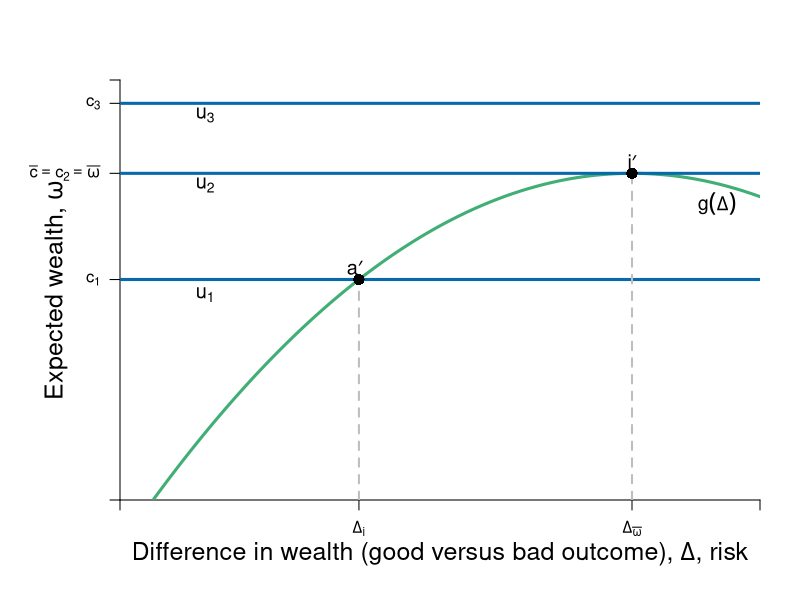

Recreate this plot in R.
require(ggplot2)
require(shape)
pdf(file = "risk/risk_return_neutral.pdf", width = 9, height = 7)

#Set parameters for graphics
axislabelsize <- 1.5
labelsize <- 1.2
graphlinewidth <- 3
segmentlinewidth <- 2
a <- c(2, 4, 6)


COL <- c("#7fc97f", "#beaed4", "#fdc086", "#ffff99", "#386cb0", "#f0027f", "#bf5b17", "#666666")
COLA <- c("#e0f3db", "#99d8c9","#66c2a4","#41ae76", "#238b45", "#005824")
COLB <- c("#c6dbef", "#4eb3d3", "#2b8cbe", "#0868ac","#084081")
COLC <- c("#fcfbfd", "#efedf5", "#dadaeb", "#bcbddc", "#9e9ac8", "#807dba", "#6a51a3", "#54278f", "#3f007d")

par(mar =  c(5, 6, 4, 2))
xlims <- c(0, 15)
ylims <- c(0, 18)

riskreturn <- function(g, int1 = 14, int2 = 4, coeff = 1/3){
  int1 - (int2 - (coeff)*g)^2
}

uA <- function(omega, g, slope = 0.5){
  omega + omega*g  - slope*g^2
}

indiffA <- function(g, intercept = 3, slope = 0.125){
  intercept  + slope*g^2
}


#Plot command 
plot(0, 0, xlim = xlims, ylim = ylims, 
     type = "n",
     xlab = expression(paste("")),
     ylab = expression(paste("")), 
     axes = FALSE,
     # xlab = expression(paste("Bob's Payoff, ", u^B)),
     # ylab = expression(paste("Alfredo's Payoff, ", u^A)),
     #xaxt = "n", 
     #yaxt = "n", 
     cex.lab = axislabelsize, 
     bty = "n", 
     xaxs="i", 
     yaxs="i"
)


#Customize ticks and labels for the plot
# ticksy <- seq(ylims[1], ylims[2], 3)
# ylabels <- seq(ylims[1], ylims[2], 3)
# ticksx <- seq(xlims[1], xlims[2], 5)
# xlabels <- seq(xlims[1], xlims[2], 5)
ticksy <- c(0,  riskreturn(g = 5.6), riskreturn(g = 12), 17, ylims[2])
ylabels <- c(NA, expression(paste(c[1])), expression(paste(bar(c) == c[2],phantom() == bar(omega))), expression(paste(c[3])), NA)
ticksx <- c(0, 5.6, 12, xlims[2])
xlabels <- c(NA, expression(paste(Delta[i])), expression(paste(Delta[bar(omega) ])), NA)

axis(1, at = ticksx, pos = 0, labels = xlabels)
axis(2, at = ticksy, pos = 0, labels = ylabels, las = 1)
mtext(expression(paste("Difference in wealth (good versus bad outcome), ", Delta, ", risk")), side = 1, line = 2.5, cex = axislabelsize)
text(xlims[1] - 1.5, ylims[2] - 0.5*(ylims[2] - ylims[1]), expression(paste("Expected wealth, ", omega)), xpd = TRUE, cex = axislabelsize, srt = 90) 


npts <- 500 
xx1 <- seq(xlims[1], xlims[2], length.out = npts)
lines(xx1, riskreturn(xx1), col = COLA[4], lwd = graphlinewidth, lty = 1)
# lines(xx1, indiffA(xx1, intercept = 2), col = COLB[4], lwd = graphlinewidth, lty = 1)
# lines(xx1, indiffA(xx1, intercept = 5.6), col = COLB[4], lwd = graphlinewidth, lty = 1)
# lines(xx1, indiffA(xx1, intercept = 9), col = COLB[4], lwd = graphlinewidth, lty = 1)
# 

#Add points a, b, c and c
#segments(5.6, 0, 5.6, riskreturn(g = 5.6), lty = 2, col = COLB[4], lwd = segmentlinewidth)
segments(0, riskreturn(g = 5.6), xlims[2], riskreturn(g = 5.6), lty = 1, col = COLB[4], lwd = graphlinewidth)
segments(0, riskreturn(g = 12) , xlims[2], riskreturn(g = 12) , lty = 1, col = COLB[4], lwd = graphlinewidth)
segments(0, 17, xlims[2], 17, lty = 1, col = COLB[4], lwd = graphlinewidth)

segments(5.6, 0, 5.6, riskreturn(g = 5.6), lty = 2, col = "gray", lwd = segmentlinewidth)

segments(12, 0, 12, riskreturn(g = 12) , lty = 2, col = "gray", lwd = segmentlinewidth)


#Label risk return schedule
text(14, 12.7, expression(paste(g(Delta))), cex = labelsize)


#Label value functions
text(2, 8.8, expression(u[1]), cex = labelsize)
text(2, 13.5, expression(u[2]), cex = labelsize)
text(2, 16.5, expression(u[3]), cex = labelsize)


points(5.6, riskreturn(g = 5.6), pch = 16, col = "black", cex = 1.5)
text(5.6 - 0.1, riskreturn(g = 5.6) + 0.5, expression(paste(a*minute)), cex = labelsize)


points(12, riskreturn(g = 12) , pch = 16, col = "black", cex = 1.5)
text(12, riskreturn(g = 12) + 0.5, expression(paste(i*minute)), cex = labelsize)


dev.off()
